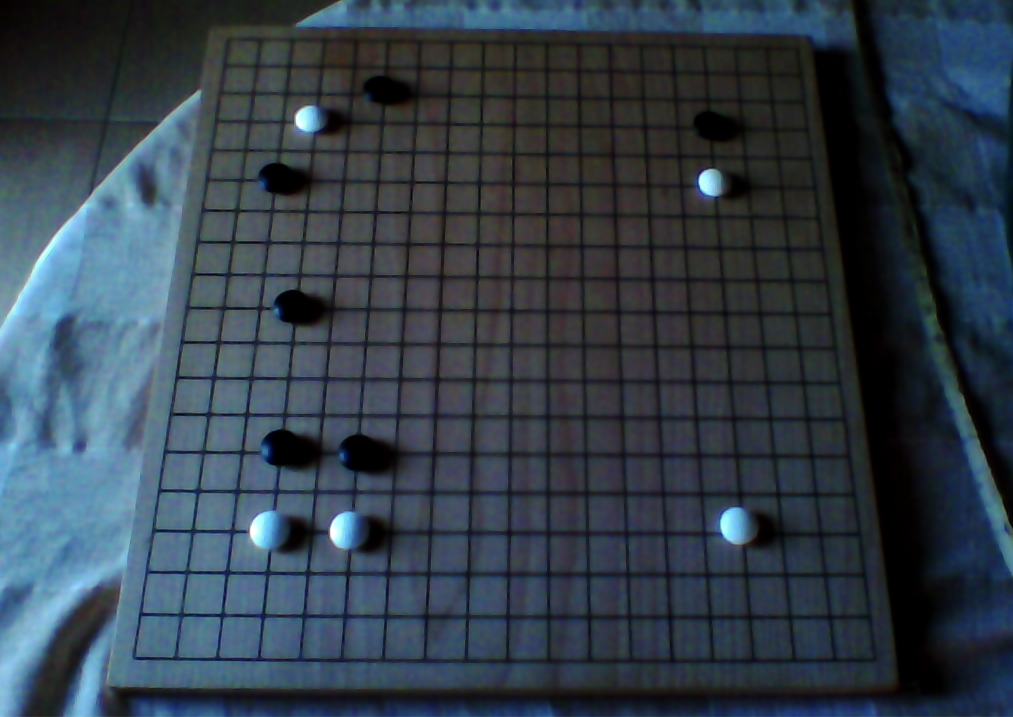
#> input picture BoardRecognition/data/11.png, 2026 x 1434 px (shown at 1/2 size)
$ python board.py data/11.png
#> lines starting #> are read from the running program, lines starting #| are printed output that depends on the picture; after the words box and inside, x2 and y2 are one past the last pixel; in counts of white or black regions, pixels touching at a corner belong together
#> in main, image is the input picture: shape (1434, 2026, 3); mean B, G, R 74.2, 62.8, 50.1
### BoardRecognition/image_processing.py
import numpy as np
import cv2
import utils


class PreProcessImage:
    """Turn a camera photo into a black & white "line mask":
    white = dark thin things (grid lines, stone outlines), black = everything else.
    Pictures: data/explain/1_histogram_equalization.png ... 4_why_it_matters.png
    """

    def __init__(self, clahe_clip=2.0, threshold_c=7):
        # CLAHE = contrast boost done separately in each of 8 x 8 tiles of the photo.
        # clipLimit stops it from over-boosting flat areas (cloth, plain wood) into noise.
        self.clahe = cv2.createCLAHE(clipLimit=clahe_clip, tileGridSize=(8, 8))
        # How much darker than its neighbourhood a pixel must be to count as "line".
        self.threshold_c = threshold_c

    def process(self, image):
        # (1) Colour is not needed to find lines -> grayscale (one brightness value per pixel).
        gray = cv2.cvtColor(image, cv2.COLOR_BGR2GRAY)
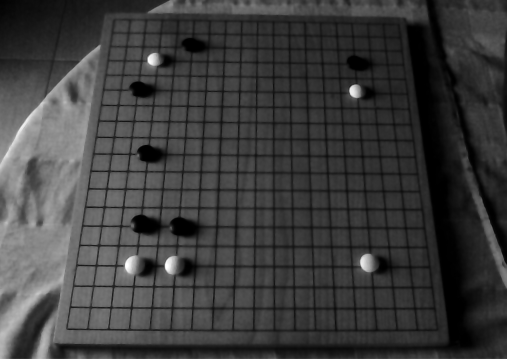
#> gray: shape (1434, 2026) (shown at 1/4 size); min 0, max 255, mean 60.3

        # (2) Even out the lighting: lines in shadow get as much contrast as lines in bright areas.
        gray = self.clahe.apply(gray)
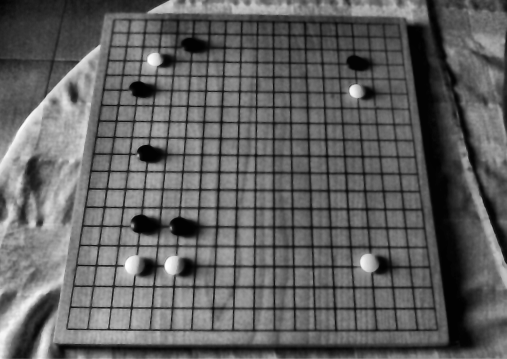
#> gray: shape (1434, 2026) (shown at 1/4 size); min 1, max 255, mean 95.7

        # (3) A very small blur removes single-pixel camera noise before thresholding.
        gray = cv2.GaussianBlur(gray, (3, 3), 0)
        utils.writeImage(gray, "blurred.png")

        # (4) Adaptive threshold: for EVERY pixel, compare it with the average of the
        #     block x block square around it. If it is darker than that average by more than
        #     threshold_c, it becomes white (a line); otherwise black.
        #     "Local" average = works even when one side of the board is darker than the other.
        #     THRESH_BINARY_INV = dark lines become WHITE in the mask (OpenCV likes white objects).
        h, w = gray.shape
        block = max(15, (min(h, w) // 40) | 1)  # block size grows with the photo; "| 1" makes it odd (required)
        mask = cv2.adaptiveThreshold(gray, 255, cv2.ADAPTIVE_THRESH_MEAN_C,
                                     cv2.THRESH_BINARY_INV, block, self.threshold_c)
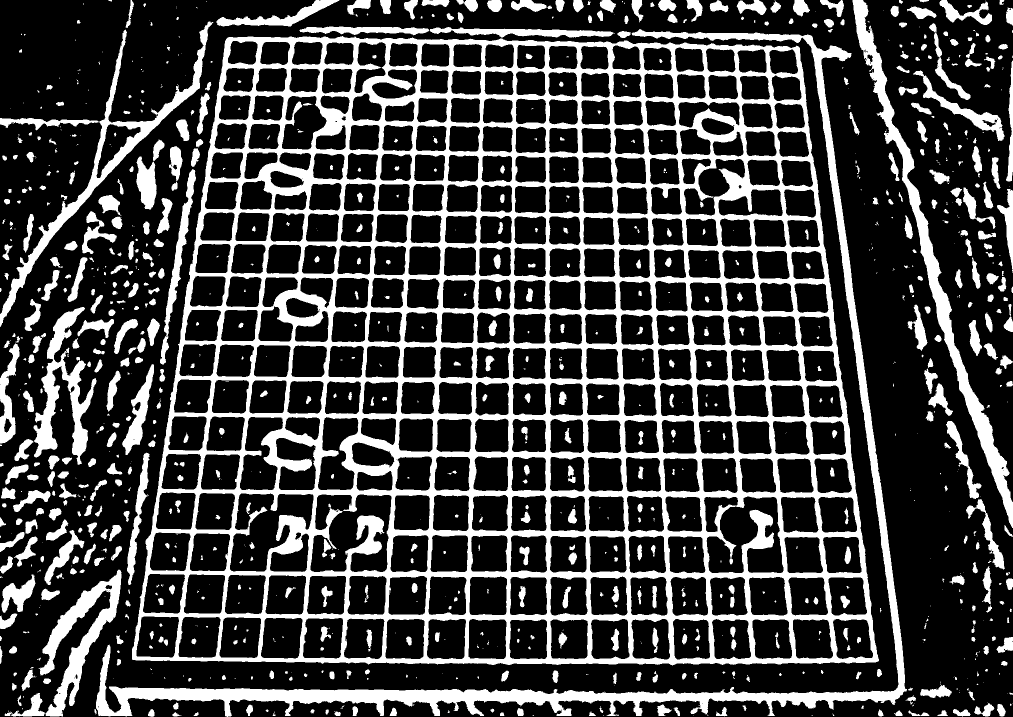
#> mask: shape (1434, 2026) (shown at 1/2 size); 25.8% white; 1112 white regions (461 under 20 px), largest, box (x1, y1, x2, y2) and area: (264, 72, 1758, 1331) 451559, (192, 58, 1814, 1434) 65419, (1705, 0, 2026, 1056) 24383
        utils.writeImage(mask, "line_mask.png")
        return mask


class BoardRecognition:
    """Find the board in the line mask: 4 corners, board size (9/13/19...) and all intersections.
    Pictures: data/explain/B0_pipeline_overview.png ... B5_sgtm_vs_ours.png
    """
    STANDARD_SIZES = (9, 13, 19)

    def __init__(self, warp_size=900, candidate_sizes=range(5, 26)):
        self.warp_size = warp_size              # size in pixels of the flattened, top-down board
        self.candidate_sizes = candidate_sizes  # line counts to try (5, 6, ..., 25)
        self.corners = None      # tl, tr, br, bl of the outer grid lines, in photo pixels
        self.size = None         # (columns, rows), e.g. (19, 19)
        self.M = None            # perspective transform: photo -> top-down square

    # ------------------------------------------------------------------ step 1: find the grid
    def findGridComponent(self, mask):
        """Find which white piece of the mask is the Go grid.

        Idea: all grid lines touch each other, so the whole grid is ONE connected white piece.
        It is also a "net": it encloses many small squares (cells) of about the same size.
        Board edges, cloth wrinkles and noise enclose few or no squares, so they lose.

        Pictures for every step: data/explain/E0_code_map.png ... E4_steps_10_11.png
        """
        # [6 lines of commented-out code are left out]
        n, labels, stats, _ = cv2.connectedComponentsWithStats(mask, connectivity=8)
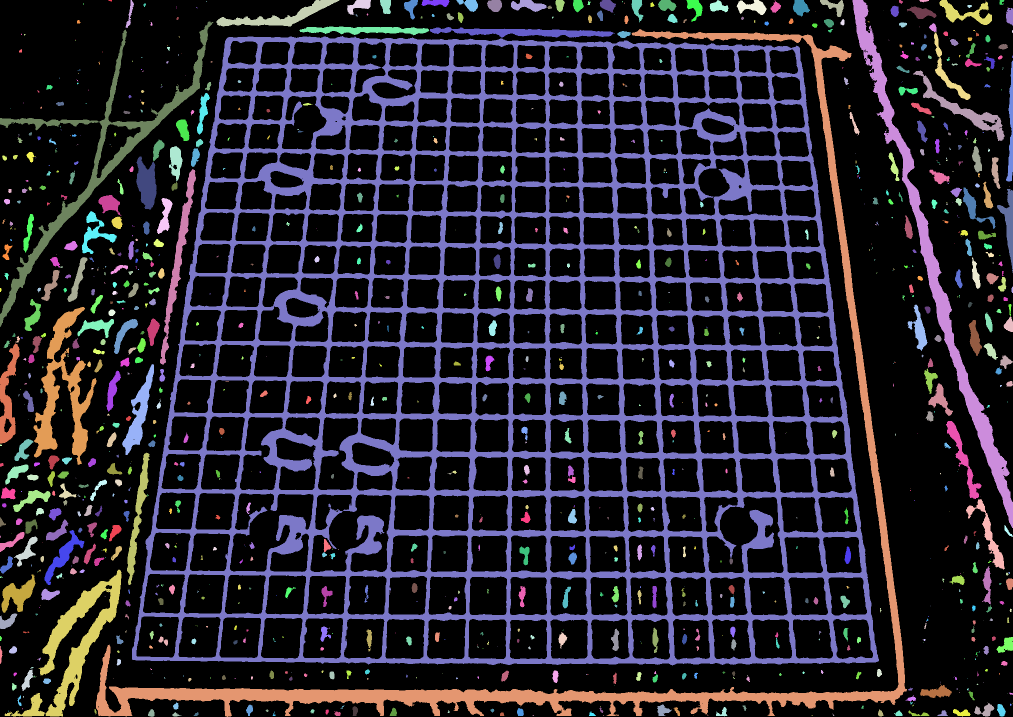
#> labels: shape (1434, 2026) int32 (shown at 1/2 size); 1113 distinct labels, from 0 to 1112; one colour per label, 0 black
#> n = 1113; stats = 1113 rows, first 6: [0, 0, 2026, 1434, 2156906], [217, 0, 7, 3, 17], [251, 0, 17, 56, 298], [433, 0, 246, 53, 3725], [694, 0, 48, 30, 749], [760, 0, 22, 28, 488]
        h, w = mask.shape

        best, best_score = None, 0   # the best piece found so far, and its score

        for i in range(1, n):        # look at every piece (start at 1 to skip the background)
            x, y, bw, bh, area = stats[i]

            # (2) Quick filter: the grid must be big. If the piece's box is narrower or shorter
            #     than 15% of the photo, skip it. (On 11.png this skips 1,108 of 1,112 pieces.)
            if bw < w * 0.15 or bh < h * 0.15:
                continue

            # (3) Cut out ONLY this piece. The box can also contain bits of other pieces,
            #     so keep just the pixels whose label is i. Result: white = this piece, black = rest.
            sub = (labels[y:y + bh, x:x + bw] == i).astype(np.uint8) * 255

            # (4) Find the outlines of this piece.
            #     RETR_CCOMP gives 2 levels: the outside outline(s) AND the outline of every hole.
            #     hier[0][k] = [next, previous, first_child, parent] for contour k.
            cnts, hier = cv2.findContours(sub, cv2.RETR_CCOMP, cv2.CHAIN_APPROX_SIMPLE)
            if hier is None:          # no outlines at all -> nothing to check
                continue

            # (5) Keep only the HOLES. A hole sits inside the outside outline,
            #     so it has a parent (hh[3] >= 0). The outside outline has no parent (hh[3] == -1).
            #     For each hole, store its area in pixels.
            holes = [cv2.contourArea(c) for c, hh in zip(cnts, hier[0]) if hh[3] >= 0]

            # (6) Drop tiny holes (20 pixels or less): they are specks of noise inside a line,
            #     not grid cells.
            holes = [a for a in holes if a > 20]

            # (7) Even a tiny grid has many cells. Fewer than 9 holes -> this piece is not a grid.
            if len(holes) < 9:
                continue

            # (8) The typical cell size = the median hole area.
            #     Median (the middle value), not the average, so a few odd holes cannot pull it.
            med = np.median(holes)

            # (9) Score = how many holes have a cell-like size: between 0.3x and 3x the typical size.
            #     Holes outside this range are cells merged together (a stone broke a line)
            #     or other odd shapes, so they do not count.
            score = sum(1 for a in holes if 0.3 * med < a < 3 * med)

            # (10) Remember the piece with the highest score so far.
            if score > best_score:
                best, best_score = i, score
#> this loop made 1112 passes
#> (x, y, bw, bh, area, med, score, best) on pass 93: (264, 72, 1494, 1259, 451559, 3595.5, 311, 93)
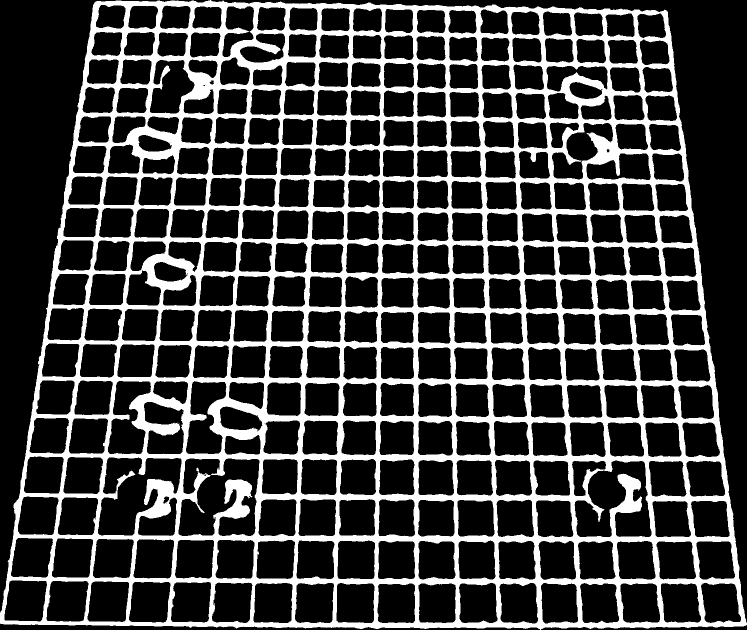
#> sub: shape (1259, 1494) (shown at 1/2 size); 24% white; 1 white region, box (x1, y1, x2, y2) and area: (0, 0, 1494, 1259) 451559
#> after the loop, best = 93; best_score = 311

        # No piece passed all the checks -> there is no grid in this photo.
        if best is None:
            raise RuntimeError("Could not find a grid in the image")

        # (11) Turn the winning piece into its own mask (white = grid, black = everything else).
        #      This mask is what findFourCorners() uses next.
        comp = (labels == best).astype(np.uint8) * 255
#> comp: shape (1434, 2026); 15.5% white; 1 white region
#> (the rest of the program and of its run is left out)
